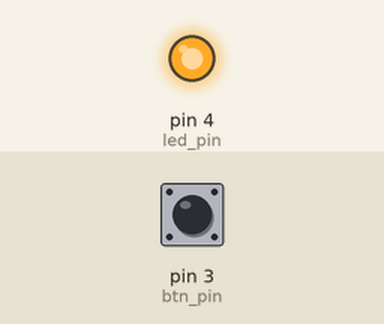
Simulated run of this sketch. Board: Arduino Uno, built with avr-gcc and run on an emulated ATmega328P. Shown: output pins drawn as LEDs (lit = HIGH). The test bench sets the inputs (shaded band); at power-on: pin 3 (btn_pin) HIGH.

Above: at 1.2 s.
1.3 s: pin 3 (btn_pin) pulled LOW for 0.15 s
At 1.37 s:
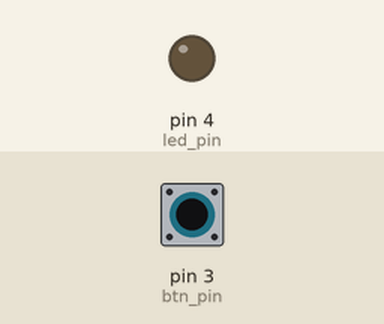
2.9 s: pin 3 (btn_pin) pulled LOW for 3.2 s
At 7.5 s:
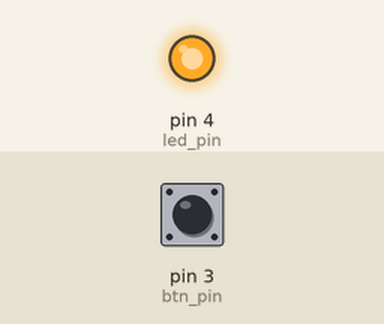
Timing chart, 0 to 9.0 s (numbered marks = the images above; inputs shaded):
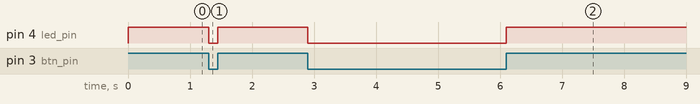

The sketch:

Aula_52.ino
```cpp
#define btn_pin 3
#define led_pin 4

void setup() {
  pinMode(btn_pin,INPUT_PULLUP);
  pinMode(led_pin,OUTPUT);
}

void loop() {
  if(digitalRead(btn_pin)){
    digitalWrite(led_pin,digitalRead(btn_pin));
  }else{
    digitalWrite(led_pin,digitalRead(btn_pin));
  }

}
```

Measured:
- after the input at 1.3 s, pin 4 (led_pin): HIGH → LOW at once, → HIGH 0.15 s later
- after the input at 2.9 s, pin 4 (led_pin): HIGH → LOW at once, → HIGH 3.2 s later
